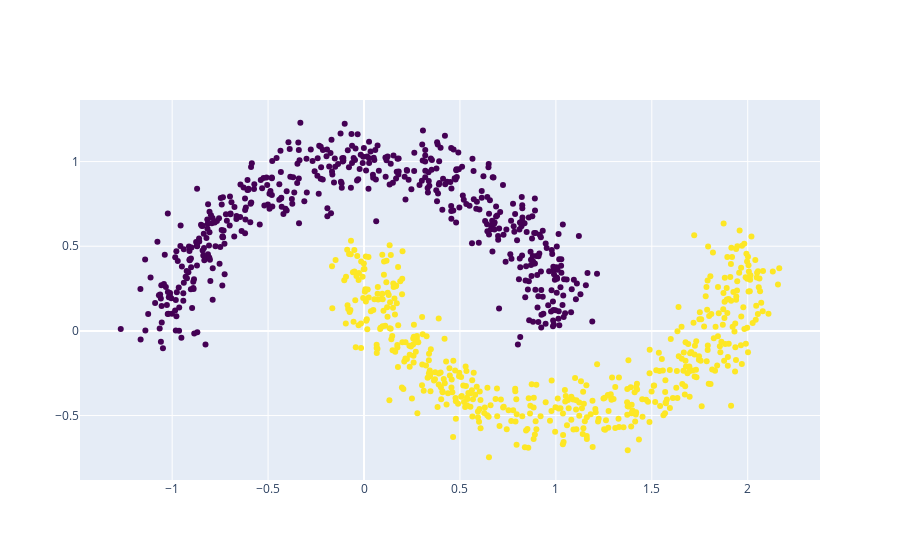

Here is the notebook cell this chart was saved with:
### Code cell
# Plot the data using Plotly
go.Figure(data=go.Scatter(x=dataset[0][:, 0], y=dataset[0][:, 1], mode='markers', marker=dict(color=dataset[1], colorscale='viridis'))).show()

### Figure 1 — Plotly figure (JSON) as saved in the notebook; plotly's stock layout.template omitted (floating-point values rounded to 4 significant figures; data arrays with more than 128 entries replaced by an {"elided": "..."} marker saying what was removed)
{"data": [{"marker": {"color": {"elided": "1000 int values"}, "colorscale": [[0, "#440154"], [0.1111, "#482878"], [0.2222, "#3e4989"], [0.3333, "#31688e"], [0.4444, "#26828e"], [0.5556, "#1f9e89"], [0.6667, "#35b779"], [0.7778, "#6ece58"], [0.8889, "#b5de2b"], [1, "#fde725"]]}, "mode": "markers", "type": "scatter", "x": {"elided": "1000 float values"}, "y": {"elided": "1000 float values"}}], "layout": {}}
